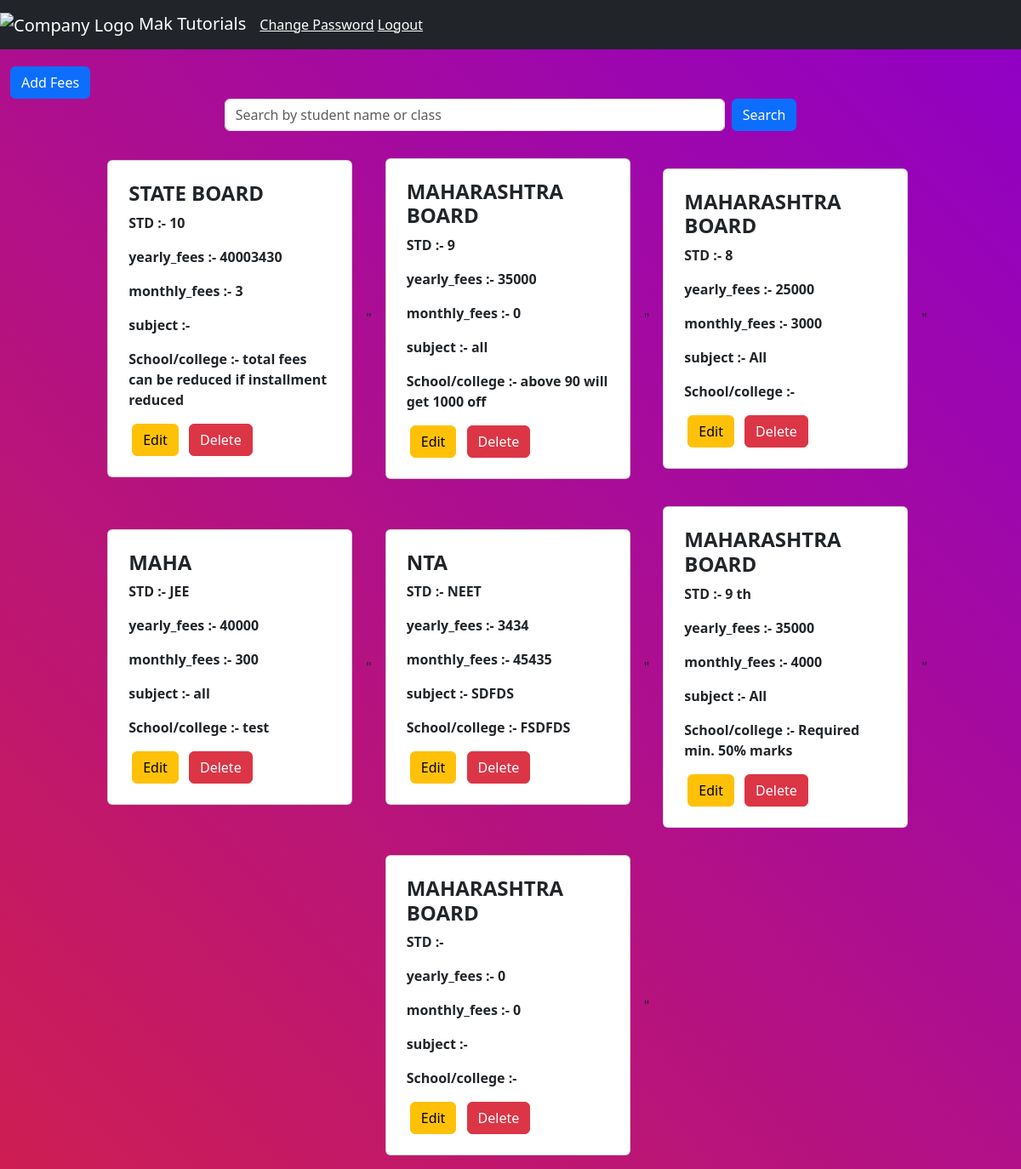
/student_dashboard/fees_chart_crud/fees_chart.php (signed in), run on the app's committed database.
### tables this page shows
CREATE TABLE `fees_chart` (
  `fc_id` int(11) NOT NULL,
  `board_exam` varchar(50) DEFAULT NULL,
  `std` varchar(50) DEFAULT NULL,
  `yearly_fees` double DEFAULT NULL,
  `monthly_fees` double DEFAULT NULL,
  `remarks` varchar(50) DEFAULT NULL,
  `subject` varchar(100) DEFAULT NULL
);

### student_dashboard/fees_chart_crud/fees_chart.php (the view, shortened to what this page needs)
<!doctype html>
<html lang="en">
<head>
    <link href="https://cdn.jsdelivr.net/npm/bootstrap@5.3.2/dist/css/bootstrap.min.css" rel="stylesheet" />
</head>
<body class="bg-warning">
    <?php include '../navigation_menu/navigation.php' ?>
    <div class="container-fluid search-bar">
           <a  href="fc_create.php" class="btn btn-primary" target="_blank" type="add">Add Fees </a>
        <form method="GET" action="" class="d-flex justify-content-center">
            <input class="form-control me-2 w-50" type="search" name="search" placeholder="Search by student name or class" aria-label="Search">
            <button class="btn btn-primary" type="submit">Search</button>
        </form>
    </div>
    <main>
        <div class="container-fluid px-2">
            <div class="row ">
                <?php
                include "../database/config.php";
                $search = isset($_GET['search']) ? mysqli_real_escape_string($conn, $_GET['search']) : '';
                $query = "SELECT * FROM fees_chart WHERE board_exam LIKE '%$search%' OR subject LIKE '%$search%' OR std LIKE '%$search%'";
                $result = mysqli_query($conn, $query);
                if(mysqli_num_rows($result) > 0) {
                    echo "<div class='container'><div class='row justify-content-center align-items-center g-1'>";
                    while ($rows = mysqli_fetch_array($result)) {
                        ?>
                        <div class='card col-md-6 col-lg-4 col-xl-3 m-3 p-2' style='max-width: 18rem;'>
                            <div class='card-body'>
                                <h4 class='card-title fw-bolder text-uppercase'><?=$rows['board_exam']?></h4>
                                <p class='card-text fw-bold'>STD :- <?=$rows['std']?></p>
                                <p class='card-text fw-bold'>yearly_fees :- <?=$rows['yearly_fees']?></p>
                                <p class='card-text fw-bold'>monthly_fees :- <?=$rows['monthly_fees']?></p>
                                <p class='card-text fw-bold'>subject :- <?=$rows['subject']?></p>
                                <p class='card-text fw-bold'>School/college :- <?=$rows['remarks']?></p>
                                <a class='btn btn-warning mx-1' href="fc_edit.php?id=<?=$rows['fc_id'];?>" target="_blank" role='button'>Edit</a>
								<form action="code.php" method="POST" class="d-inline"  onsubmit="return confirmDelete()">
                                  <button type="submit" name="delete_fc" value="<?=$rows['fc_id'];?>" class="btn btn-danger mx-1 ">Delete</button>
                                </form>
                            </div>
                        </div>"
                    <?php } ?>
                    </div></div>
              <?php  }
			  else {
                    echo "<p class='text-center' style='color:white'>No records found...</p>";
                }
                ?>
            </div>
        </div>
    </main>
</body>
</html>

### student_dashboard/fees_chart_crud/fees_chart.php (style rules this page uses)
.card { margin: 20px; }
.search-bar { margin: 20px 0; }
body { background: linear-gradient(45deg, #ce1e53, #8f00c7); min-height: 100vh; }

### data on the page
fees_chart: board_exam "STATE BOARD", std "10", yearly_fees "40003430", monthly_fees "3", remarks "total fees can be reduced if installment reduced", $rows['fc_id'] 1 (drawn)
fees_chart: board_exam "MAHARASHTRA BOARD", std "9", yearly_fees "35000", monthly_fees "0", subject "all", remarks "above 90 will get 1000 off", $rows['fc_id'] 5 (drawn)
fees_chart: board_exam "MAHARASHTRA BOARD", std "8", yearly_fees "25000", monthly_fees "3000", subject "All", $rows['fc_id'] 6 (drawn)
fees_chart: board_exam "MAHA", std "JEE", yearly_fees "40000", monthly_fees "300", subject "all", remarks "test", $rows['fc_id'] 7 (drawn)
fees_chart: board_exam "NTA", std "NEET", yearly_fees "3434", monthly_fees "45435", subject "SDFDS", remarks "FSDFDS", $rows['fc_id'] 8 (drawn)
fees_chart: board_exam "MAHARASHTRA BOARD", std "9 th", yearly_fees "35000", monthly_fees "4000", subject "All", remarks "Required min. 50% marks", $rows['fc_id'] 10 (drawn)
fees_chart: board_exam "MAHARASHTRA BOARD", yearly_fees "0", monthly_fees "0", $rows['fc_id'] 11 (drawn)
